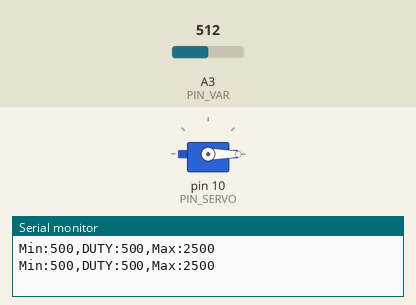
Simulated run of this sketch. Board: Arduino Uno, built with avr-gcc and run on an emulated ATmega328P. On the bench: servo, the last lines printed to the serial monitor. The test bench sets the inputs (shaded band); at power-on: A3 (PIN_VAR) = 512.

Above: at 1.2 s.
1.3 s: A3 (PIN_VAR) set to 716
At 2.0 s:
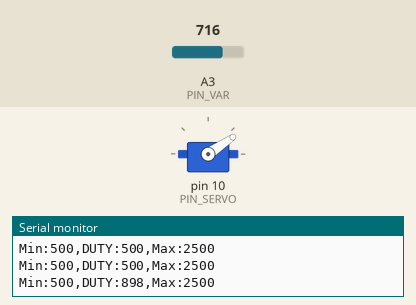
2.8 s: A3 (PIN_VAR) set to 900
At 3.2 s:
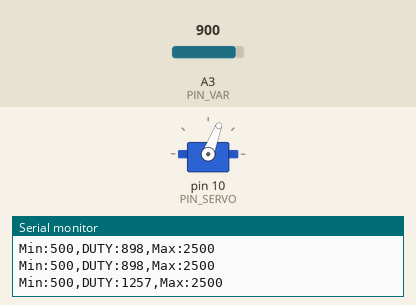
4.3 s: A3 (PIN_VAR) set to 1023
At 5.5 s:
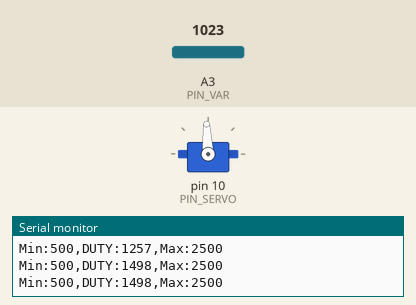
5.8 s: A3 (PIN_VAR) set to 511
At 6.7 s:
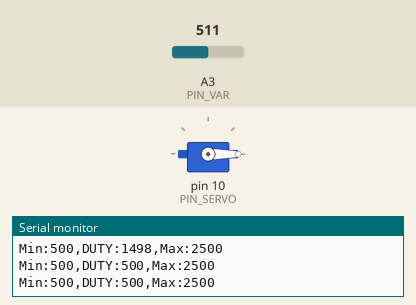
Timing chart, 0 to 8.3 s (numbered marks = the images above; inputs shaded):
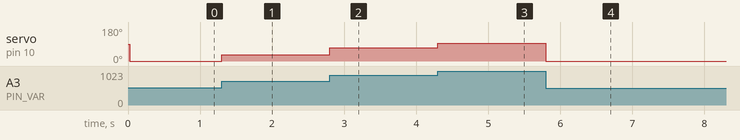

Measured:
- after the input at 1.3 s, servo on pin 10 (PIN_SERVO): 0° → 34° at once
- after the input at 2.8 s, servo on pin 10 (PIN_SERVO): 34° → 69° at once
- after the input at 4.3 s, servo on pin 10 (PIN_SERVO): 69° → 93° at once
- after the input at 5.8 s, servo on pin 10 (PIN_SERVO): 93° → 0° at once

The sketch:

22_servo_range_adj.ino
```cpp
#include <Servo.h>

// Arduino pin assignment
#define PIN_SERVO 10
#define PIN_VAR A3

// configurable parameters
#define _INTERVAL_SERVO   20 // servo interval (unit: ms)
#define _INTERVAL_SERIAL  500 // serial interval (unit: ms)
#define _DUTY_NEU 1500
#define _DUTY_MAX 2500
#define _DUTY_MIN 500
#define _ADJ_RANGE 1000

// global variables

Servo myservo;

int var_initial;  // Inital resistance value of the potentiometer
int duty_adj;
unsigned long last_sampling_time_servo;  // unit: msec
unsigned long last_sampling_time_serial; // unit: msec

bool event_servo, event_serial; // event triggered?


void setup() {
  myservo.attach(PIN_SERVO);  // Initialize servo
  Serial.begin(1000000); // Initialize serial controller
  var_initial = analogRead(PIN_VAR) * 2; // Read the initial knob position of the potentiometer
}

void loop() {
  int var_diff;
  unsigned long time_curr = millis();

  // wait until next event time
  if (time_curr >= (last_sampling_time_servo + _INTERVAL_SERVO)) {
        last_sampling_time_servo += _INTERVAL_SERVO;
        event_servo = true;
  }
  if (time_curr >= (last_sampling_time_serial + _INTERVAL_SERIAL)) {
        last_sampling_time_serial += _INTERVAL_SERIAL;
        event_serial = true;
  }

  if(event_servo) {
    event_servo = false;

    var_diff = analogRead(PIN_VAR) - var_initial; // Measure the knob displacement of the potentiometer
    duty_adj = _DUTY_NEU + var_diff / 512.0 * _ADJ_RANGE;
    if(duty_adj > _DUTY_MAX) duty_adj = _DUTY_MAX; // for servo arm protection
    if(duty_adj < _DUTY_MIN) duty_adj = _DUTY_MIN;
    myservo.writeMicroseconds(duty_adj);
  }

  if(event_serial) {
    event_serial = false;
// output the read value to the serial port
    Serial.print("Min:500,DUTY:"); Serial.print(duty_adj);
    Serial.println(",Max:2500");
  }
}
```
